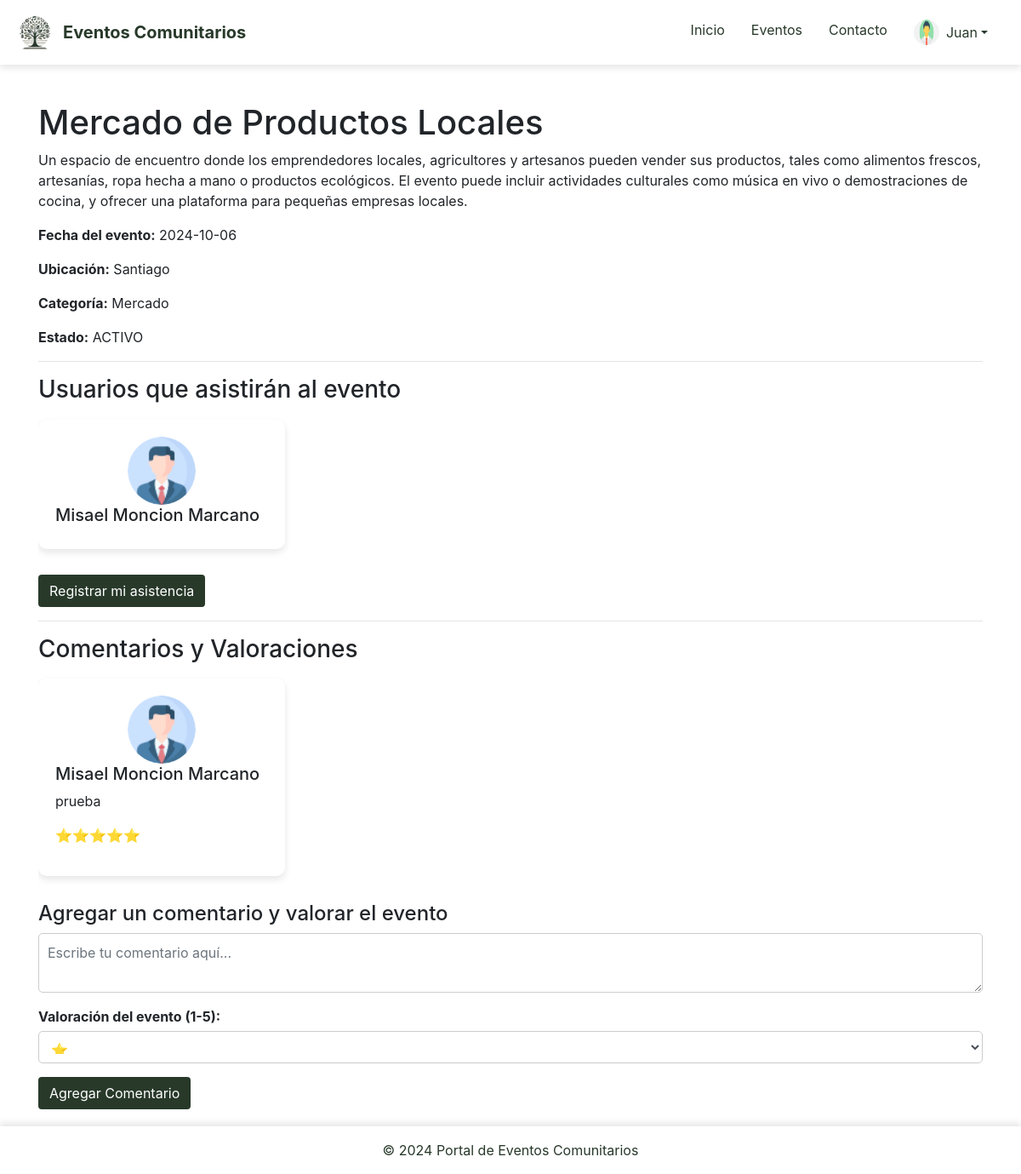
Screenshot of /detalle_evento.php?id=6 (signed in) with the database file from the repository.
### tables this page shows
CREATE TABLE `eventos` (
  `id` int(11) NOT NULL,
  `titulo` varchar(255) DEFAULT NULL,
  `descripcion` text DEFAULT NULL,
  `fecha` date DEFAULT NULL,
  `ubicacion` varchar(255) DEFAULT NULL,
  `categoria` varchar(100) DEFAULT NULL,
  `creado_por` int(11) DEFAULT NULL,
  `ESTADO` enum('ACTIVO','ANULADO') DEFAULT 'ACTIVO'
);

CREATE TABLE `comentarios` (
  `id` int(11) NOT NULL,
  `comentario` text DEFAULT NULL,
  `usuario_id` int(11) DEFAULT NULL,
  `evento_id` int(11) DEFAULT NULL,
  `fecha` timestamp NOT NULL DEFAULT current_timestamp(),
  `valoracion` int(1) NOT NULL DEFAULT 0
);

CREATE TABLE `usuarios` (
  `id` int(11) NOT NULL,
  `nombre` varchar(100) DEFAULT NULL,
  `apellido` varchar(100) DEFAULT NULL,
  `email` varchar(100) DEFAULT NULL,
  `password` varchar(255) DEFAULT NULL,
  `tipo_usuario` enum('admin','usuario') DEFAULT 'usuario'
);

### detalle_evento.php (the view, shortened to what this page needs)
<?php
include 'templates/header.php';
include 'includes/db.php';
if (isset($_GET['id'])) {
    $evento_id = intval($_GET['id']);
    $sql_evento = "SELECT * FROM eventos WHERE id = ?";
    $stmt_evento = $conn->prepare($sql_evento);
    $stmt_evento->bind_param("i", $evento_id);
    $stmt_evento->execute();
    $result_evento = $stmt_evento->get_result();
    if ($result_evento->num_rows > 0) {
        $evento = $result_evento->fetch_assoc();
        ?>
        <div class="container mt-4">
            <h1><?php echo htmlspecialchars($evento['titulo']); ?></h1>
            <p><?php echo htmlspecialchars($evento['descripcion']); ?></p>
            <p><strong>Fecha del evento:</strong> <?php echo htmlspecialchars($evento['fecha']); ?></p>
            <p><strong>Ubicación:</strong> <?php echo htmlspecialchars($evento['ubicacion']); ?></p>
            <p><strong>Categoría:</strong> <?php echo htmlspecialchars($evento['categoria']); ?></p>
            <p><strong>Estado:</strong> <?php echo htmlspecialchars($evento['ESTADO']); ?></p>
            <hr>
            <h3>Usuarios que asistirán al evento</h3>
            <div class="user-slider">
            <?php
            $sql_asistentes = "SELECT usuarios.nombre, usuarios.apellido FROM asistencia_eventos
                               INNER JOIN usuarios ON asistencia_eventos.usuario_id = usuarios.id
                               WHERE asistencia_eventos.evento_id = ?";
            $stmt_asistentes = $conn->prepare($sql_asistentes);
            $stmt_asistentes->bind_param("i", $evento_id);
            $stmt_asistentes->execute();
            $result_asistentes = $stmt_asistentes->get_result();
            if ($result_asistentes->num_rows > 0) {
                while ($asistente = $result_asistentes->fetch_assoc()) {
                    $nombre_completo = htmlspecialchars($asistente['nombre']) . ' ' . htmlspecialchars($asistente['apellido']);
                    $avatar_url = "assets/images/default-avatar.png";
                    echo '<div class="comment-card" style="min-width: 150px;">';
                    echo '<div class="comment-body">';
                    echo '<div class="avatar-container">';
                    echo '<img src="' . $avatar_url . '" alt="Avatar" class="comment-avatar">';
                    echo '</div>';
                    echo '<h5>' . $nombre_completo . '</h5>';
                    echo '</div>';
                    echo '</div>';
                }
            } else {
                echo '<p>No hay usuarios registrados para asistir a este evento.</p>';
            }
            ?>
            </div>
            <?php if (isset($_SESSION['usuario'])): ?>
                <?php
                $usuario_id = $_SESSION['id'];
                $sql_check_asistencia = "SELECT * FROM asistencia_eventos WHERE usuario_id = ? AND evento_id = ?";
                $stmt_check = $conn->prepare($sql_check_asistencia);
                $stmt_check->bind_param("ii", $usuario_id, $evento_id);
                $stmt_check->execute();
                $result_check = $stmt_check->get_result();
                if ($result_check->num_rows == 0): ?>
                    <form action="detalle_evento.php?id=<?php echo $evento_id; ?>" method="POST">
                        <button type="submit" name="asistir" class="btn btn-custom">Registrar mi asistencia</button>
                    </form>
                <?php else: ?>
                    <form action="detalle_evento.php?id=<?php echo $evento_id; ?>" method="POST">
                        <button type="submit" name="eliminar_asistencia" class="btn btn-danger-custom">Eliminar mi asistencia</button>
                    </form>
                <?php endif; ?>
            <?php else: ?>
                <p class="text-danger">Debes iniciar sesión para registrar o eliminar tu asistencia.</p>
            <?php endif; ?>
            <hr>
            <h3>Comentarios y Valoraciones</h3>
            <div class="comment-slider">
            <?php
            $sql_comentarios = "SELECT comentarios.*, usuarios.nombre, usuarios.apellido, comentarios.valoracion
                                FROM comentarios
                                INNER JOIN usuarios ON comentarios.usuario_id = usuarios.id
                                WHERE comentarios.evento_id = ?
                                ORDER BY comentarios.id DESC";
            $stmt_comentarios = $conn->prepare($sql_comentarios);
            $stmt_comentarios->bind_param("i", $evento_id);
            $stmt_comentarios->execute();
            $result_comentarios = $stmt_comentarios->get_result();
            if ($result_comentarios->num_rows > 0) {
                while ($comentario = $result_comentarios->fetch_assoc()) {
                    $nombre_completo = htmlspecialchars($comentario['nombre']) . ' ' . htmlspecialchars($comentario['apellido']);
                    $avatar_url = "assets/images/default-avatar.png";
                    echo '<div class="comment-card">';
                    echo '<div class="comment-body">';
                    echo '<div class="avatar-container">';
                    echo '<img src="' . $avatar_url . '" alt="Avatar" class="comment-avatar">';
                    echo '</div>';
                    echo '<h5>' . $nombre_completo . '</h5>';
                    echo '<p>' . htmlspecialchars($comentario['comentario']) . '</p>';
                    echo '<p>' . str_repeat('⭐', $comentario['valoracion']) . '</p>';
                    echo '</div>';
                    echo '</div>';
                }
            } else {
                echo '<p>No hay comentarios todavía.</p>';
            }
            ?>
            </div>
            <h4>Agregar un comentario y valorar el evento</h4>
            <?php if (isset($_SESSION['usuario'])): ?>
                <form action="detalle_evento.php?id=<?php echo $evento_id; ?>" method="POST">
                    <div class="form-group">
                        <textarea class="form-control" name="comentario" placeholder="Escribe tu comentario aquí..." required></textarea>
                    </div>
                    <div class="form-group">
                        <label for="valoracion">Valoración del evento (1-5):</label>
                        <select class="form-control" name="valoracion" required>
                            <option value="1">⭐</option>
                        </select>
                    </div>
                    <button type="submit" class="btn btn-custom">Agregar Comentario</button>
                </form>
            <?php else: ?>
                <p class="text-danger">Debes iniciar sesión para agregar un comentario y una valoración.</p>
            <?php endif; ?>
        </div>
        <?php
    } else {
        echo "<p>Evento no encontrado.</p>";
    }
} else {
    echo "<p>ID de evento no especificado.</p>";
}
include 'templates/footer.php';
?>

### assets/css/style.css (style rules this page uses)
body, html { height: 100%; margin: 0; font-family: 'Arial', sans-serif; background-color: #ffffff; display: flex; flex-direction: column; justify-content: space-between; height: 100%; }
.container { background-color: #ffffff !important; padding: 20px; margin: 0 auto; max-width: 1200px; }
.form-group select, .form-group textarea { background-color: white !important; border: 1px solid #ccc; padding: 10px; border-radius: 5px; width: 100%; }
.comment-card, .comment-body { display: flex; flex-direction: column; justify-content: center; max-width: 400px; min-width: 250px; }
.comment-avatar { width: 80px; height: 80px; margin: 0 auto; }
.user-slider, .comment-slider { display: flex; overflow-x: scroll; gap: 20px; padding: 10px 0; }
.form-group label { display: block; margin-bottom: 5px; font-weight: bold; }
.btn-custom { background-color: #28392a !important; color: white !important; border: 2px solid #28392a; padding: 12px; border-radius: 25px; font-size: 16px; cursor: pointer; transition: all 0.3s ease; }
.comment-card, .user-card { background-color: #fff; border-radius: 10px; box-shadow: 0 4px 8px rgba(0, 0, 0, 0.1); padding: 20px; margin-bottom: 20px; position: relative; text-align: left; max-width: 400px; min-width: 250px; }
.comment-slider, .user-slider { display: flex; overflow-x: auto; scroll-behavior: smooth; gap: 20px; padding: 10px 0; }
.comment-body, .user-body { display: flex; flex-direction: column; justify-content: center; }
.comment-avatar, .user-avatar { width: 80px; height: 80px; border-radius: 50%; margin: 0 auto; display: block; }
.form-group select, .form-group textarea { background-color: white; border: 1px solid #ccc; padding: 10px; border-radius: 5px; width: 100%; }
.form-group { flex: 1; }
.btn-custom { background-color: #28392a; color: white; padding: 15px 30px; border: none; border-radius: 5px; cursor: pointer; transition: background-color 0.3s ease; }

### rows the page displays
eventos: titulo "Mercado de Productos Locales", descripcion "Un espacio de encuentro donde los emprendedores locales, agricultores y artesanos pueden vender sus productos, tales como alimentos frescos, artesanías, ropa hecha a mano o productos ecológicos. El evento puede incluir actividades culturales como música en vivo o demostraciones de cocina, y ofrecer una plataforma para pequeñas empresas locales.", fecha "2024-10-06", ubicacion "Santiago", categoria "Mercado", ESTADO "ACTIVO"
comentarios: usuario.apellido "Misael Moncion Marcano", comentario "prueba", valoracion "⭐⭐⭐⭐⭐"

### other values shown
$_SESSION['usuario'] "Juan"
$nombre_completo "Misael Moncion Marcano"
